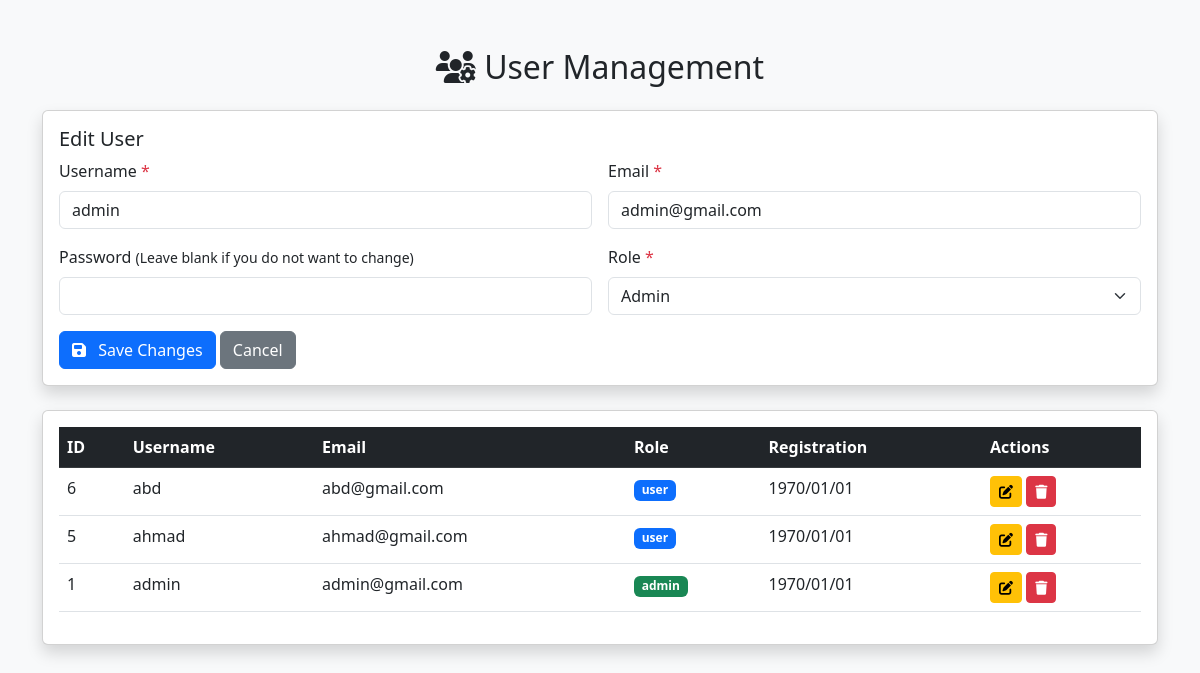
Screenshot of /users.php?action=edit&id=1 (signed in) with the database file from the repository.
### tables this page shows
CREATE TABLE `users` (
  `id` int(11) NOT NULL,
  `username` varchar(50) NOT NULL,
  `email` varchar(100) NOT NULL,
  `password` varchar(255) NOT NULL,
  `role` enum('user','admin') DEFAULT 'user'
);

### users.php (the view, shortened to what this page needs)
<?php
include 'config.php';
$editMode = false;
$currentUser = null;
if (isset($_GET['action']) && $_GET['action'] === 'edit' && isset($_GET['id'])) {
    $editMode = true;
    $stmt = $pdo->prepare("SELECT * FROM users WHERE id = ?");
    $stmt->execute([$_GET['id']]);
    $currentUser = $stmt->fetch();
}
$stmt = $pdo->query("SELECT * FROM users ORDER BY id DESC");
$users = $stmt->fetchAll();
?>
<!DOCTYPE html>
<html lang="en">
<head>
    <link href="https://cdn.jsdelivr.net/npm/bootstrap@5.3.0/dist/css/bootstrap.min.css" rel="stylesheet">
    <link rel="stylesheet" href="https://cdnjs.cloudflare.com/ajax/libs/font-awesome/6.4.0/css/all.min.css">
</head>
<body class="bg-light">
<div class="container py-5">
    <h2 class="mb-4 text-center"><i class="fas fa-users-cog"></i> User Management</h2>
    <div class="card mb-4 shadow">
        <div class="card-body">
            <h5 class="card-title"><?php echo $editMode ? 'Edit User' : 'Add New User'; ?></h5>
            <form method="post">
                <div class="row g-3">
                    <div class="col-md-6">
                        <label class="form-label">Username <span class="text-danger">*</span></label>
                        <input type="text" class="form-control" name="username" required
                            value="<?php echo htmlspecialchars($currentUser['username'] ?? ''); ?>">
                    </div>
                    <div class="col-md-6">
                        <label class="form-label">Email <span class="text-danger">*</span></label>
                        <input type="email" class="form-control" name="email" required
                            value="<?php echo htmlspecialchars($currentUser['email'] ?? ''); ?>">
                    </div>
                    <div class="col-md-6">
                        <label class="form-label">Password <?php if($editMode): ?><small>(Leave blank if you do not want to change)</small><?php else: ?><span class="text-danger">*</span><?php endif; ?></label>
                        <input type="password" class="form-control" name="password" <?php echo !$editMode ? 'required' : ''; ?>>
                    </div>
                    <div class="col-md-6">
                        <label class="form-label">Role <span class="text-danger">*</span></label>
                        <select class="form-select" name="role" required>
                            <option value="admin" <?php echo ($currentUser['role'] ?? '') === 'admin' ? 'selected' : ''; ?>>Admin</option>
                        </select>
                    </div>
                    <div class="col-12">
                        <button type="submit" class="btn btn-primary">
                            <i class="fas fa-save me-2"></i> <?php echo $editMode ? 'Save Changes' : 'Add User'; ?>
                        </button>
                        <?php if($editMode): ?>
                        <a href="users.php" class="btn btn-secondary">Cancel</a>
                        <?php endif; ?>
                    </div>
                </div>
            </form>
        </div>
    </div>
    <div class="card shadow">
        <div class="card-body">
            <div class="table-responsive">
                <table class="table table-hover">
                    <thead class="table-dark">
                        <tr>
                            <th>ID</th>
                            <th>Username</th>
                            <th>Email</th>
                            <th>Role</th>
                            <th>Registration</th>
                            <th>Actions</th>
                        </tr>
                    </thead>
                    <tbody>
                        <?php foreach ($users as $user): ?>
                        <tr>
                            <td><?php echo $user['id']; ?></td>
                            <td><?php echo htmlspecialchars($user['username']); ?></td>
                            <td><?php echo htmlspecialchars($user['email']); ?></td>
                            <td>
                                <span class="badge <?php echo $user['role'] === 'admin' ? 'bg-success' : 'bg-primary'; ?>">
                                    <?php echo $user['role']; ?>
                                </span>
                            </td>
                            <td><?php echo date('Y/m/d', strtotime($user['created_at'] ?? '')); ?></td>
                            <td>
                                <a href="users.php?action=edit&id=<?php echo $user['id']; ?>" class="btn btn-sm btn-warning">
                                    <i class="fas fa-edit"></i>
                                </a>
                                <a href="users.php?action=delete&id=<?php echo $user['id']; ?>"
                                    class="btn btn-sm btn-danger"
                                    onclick="return confirm('Are you sure you want to delete this user?')">
                                    <i class="fas fa-trash"></i>
                                </a>
                            </td>
                        </tr>
                        <?php endforeach; ?>
                    </tbody>
                </table>
            </div>
        </div>
    </div>
</div>
</body>
</html>

### rows the page displays
users: username "admin", email "admin@gmail.com", role "Admin", id "1", role "admin", created_at "1970/01/01"
users: id "6", username "abd", email "abd@gmail.com", role "user", created_at "1970/01/01"
users: id "5", username "ahmad", email "ahmad@gmail.com", role "user", created_at "1970/01/01"
